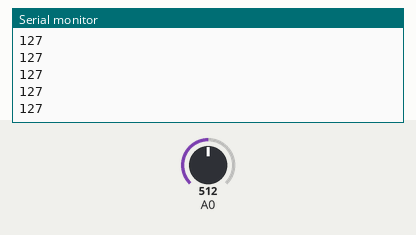
This sketch was run on a simulated Arduino Uno, built with avr-gcc and run on an emulated ATmega328P. On the bench: the last lines printed to the serial monitor. Inputs (shaded band) come from the test bench; at power-on: A0 = 512.

Above: at 1.2 s.
1.3 s: A0 set to 716
At 2.3 s:
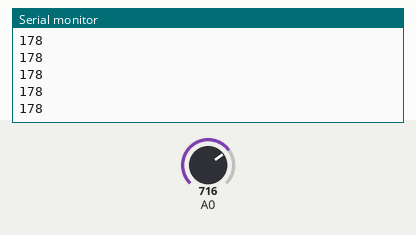
2.8 s: A0 set to 900
At 3.5 s:
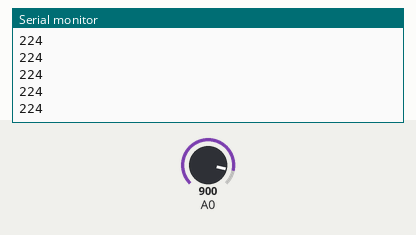
Timing chart, 0 to 5.8 s (numbered marks = the images above; inputs shaded):
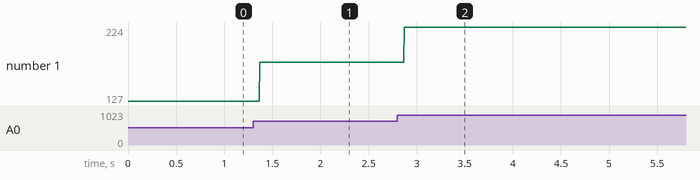

The sketch:

potenciometro_volt_map.ino
```cpp
void setup() {
  //Inicializar el pin digital LED_BUILTIN como salida
  Serial.begin(9600);
}
//La funcion bucle se ejecuta una y otra vez para siempre

void loop() {
  //Leer la entrada en el pin analogico 0
  int sensorValue = analogRead(A0);
  //Convertir la elctura analogica (que va de 0 a 1023) en una tension (0-5V)
  int val = map(sensorValue,0,1023,0,255);
  //Imprimir el valor leido
  Serial.println(val);
}
```

Measured:
- after the input at 1.3 s, the serial monitor: prints a new line after 0.07 s (image 1)
- after the input at 2.8 s, the serial monitor: prints a new line after 0.07 s (image 2)
- plotted number 1: 127 → 178 after the input at 1.3 s, 178 → 224 after the input at 2.8 s
